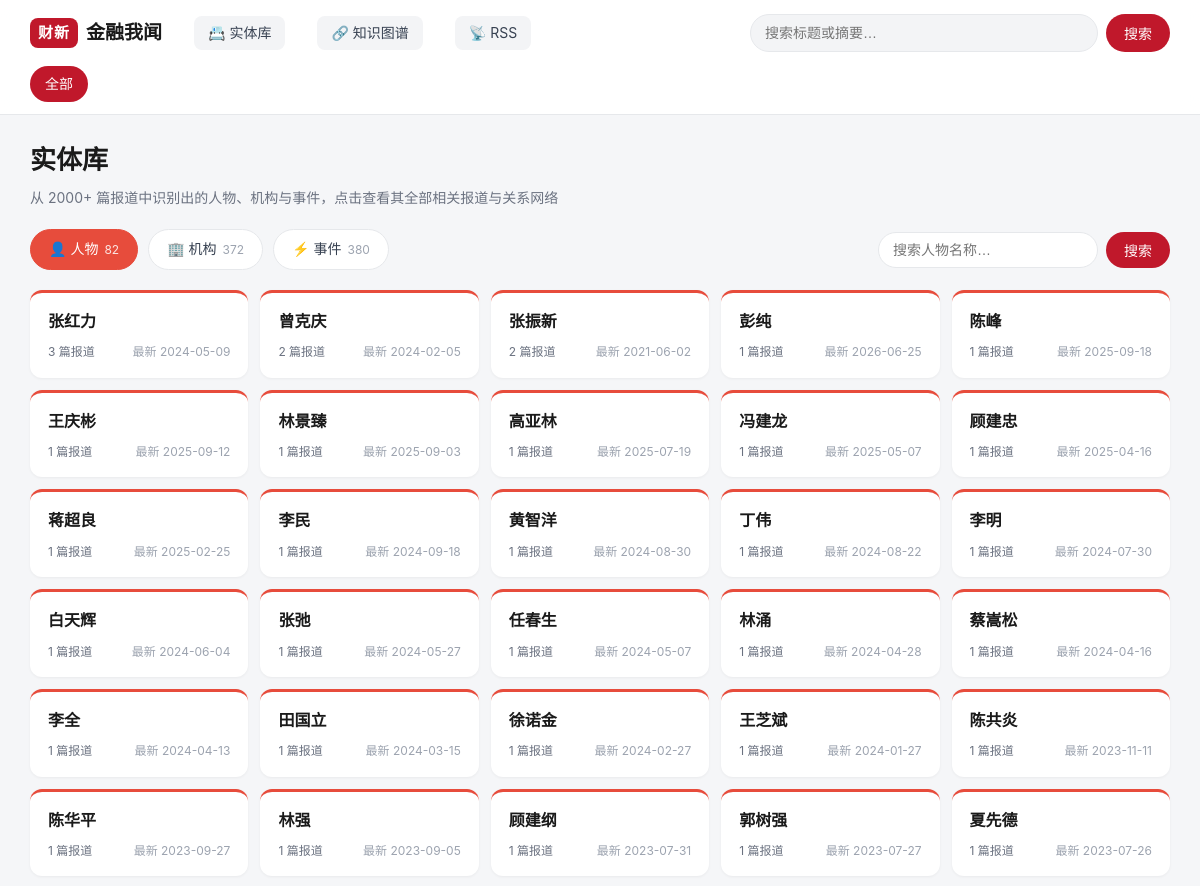
/entities (upper part), run on an earlier commit of the app's database.
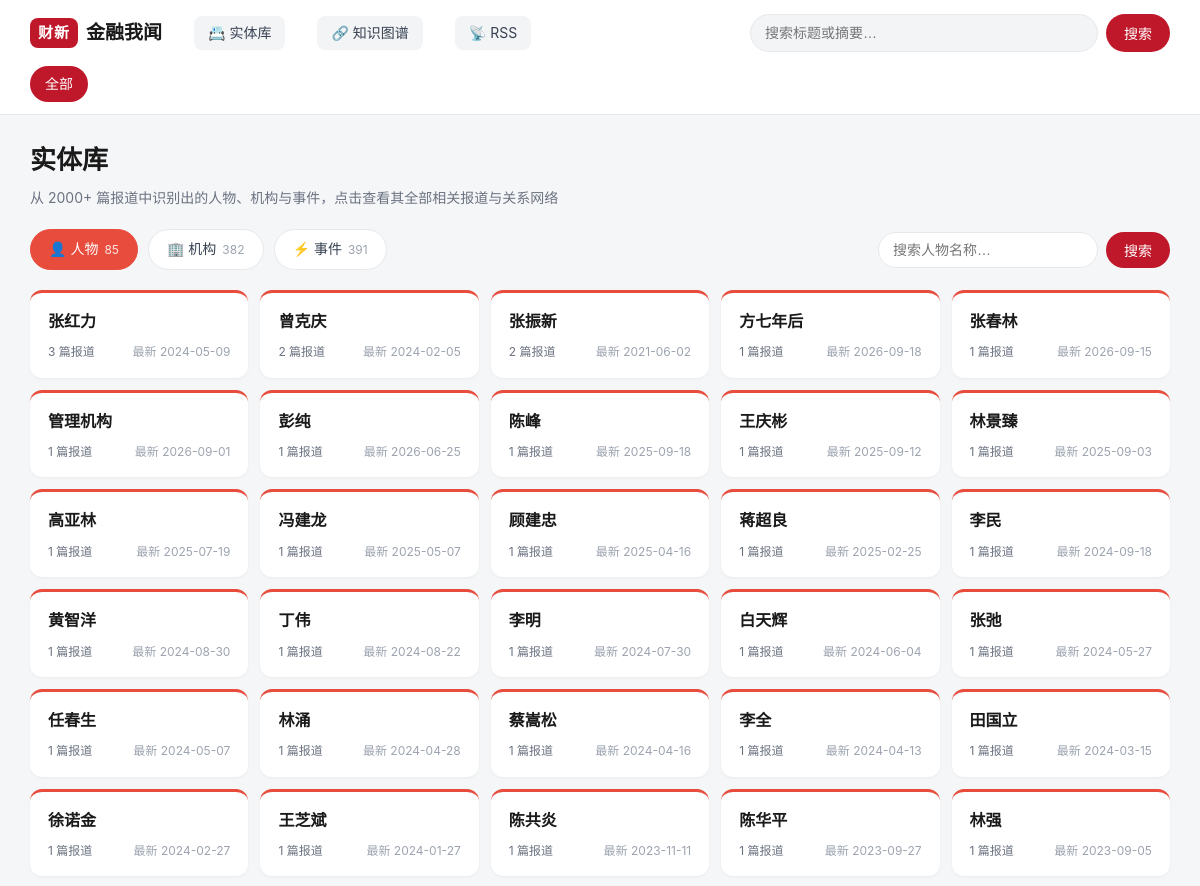
And on a later commit of the database.
### tables this page shows
CREATE TABLE entities(
        id INTEGER PRIMARY KEY AUTOINCREMENT,
        name TEXT NOT NULL,
        type TEXT NOT NULL CHECK(type IN ('person', 'org', 'event')),
        first_seen TEXT,
        last_seen TEXT,
        UNIQUE(name, type)
    );

### app.py (the view)
@app.route("/entities")
def entities_browse():
    db = get_db()
    etype = request.args.get("type", "person")
    if etype not in ("person", "org", "event"):
        etype = "person"
    q = (request.args.get("q") or "").strip()
    where = ["e.type = ?"]
    params: list = [etype]
    if q:
        where.append("e.name LIKE ?")
        params.append(f"%{q}%")
    clause = " AND ".join(where)
    rows = db.execute(
        f"""SELECT e.id, e.name, e.type,
                   count(DISTINCT ae.article_url) AS article_count,
                   max(a.published_at) AS latest
            FROM entities e
            LEFT JOIN article_entities ae ON ae.entity_id = e.id
            LEFT JOIN articles a ON a.url = ae.article_url
            WHERE {clause}
            GROUP BY e.id
            HAVING article_count > 0
            ORDER BY article_count DESC, latest DESC""",
        params,
    ).fetchall()
    type_counts = {
        row["type"]: row["n"]
        for row in db.execute(
            """SELECT e.type, count(DISTINCT e.id) n FROM entities e
               JOIN article_entities ae ON ae.entity_id = e.id
               GROUP BY e.type"""
        )
    }
    return render_template(
        "entities.html",
        etype=etype, q=q, rows=rows, type_counts=type_counts,
    )

### app.py (called while the page is built)
def get_db() -> sqlite3.Connection:
    if "db" not in g:
        conn = sqlite3.connect(
            f"file:{DB_PATH.as_posix()}?mode=ro&immutable=1", uri=True
        )
        conn.row_factory = sqlite3.Row
        g.db = conn
    return g.db

### templates/entities.html (shortened to what this page needs)
{% extends "base.html" %}
{% set type_names = {'person': '人物', 'org': '机构', 'event': '事件'} %}
{% set type_icons = {'person': '👤', 'org': '🏢', 'event': '⚡'} %}
{% block content %}
<div class="entities-page">
  <div class="entities-head">
    <h1>实体库</h1>
    <p class="entities-desc">从 2000+ 篇报道中识别出的人物、机构与事件，点击查看其全部相关报道与关系网络</p>
  </div>
  <div class="entities-toolbar">
    <div class="type-tabs">
      {% for t in ['person', 'org', 'event'] %}
      <a class="type-tab {{ t }} {{ 'active' if etype == t else '' }}"
         href="{{ url_for('entities_browse', type=t, q=q or None) }}">
        {{ type_icons[t] }} {{ type_names[t] }}
        <em>{{ type_counts.get(t, 0) }}</em>
      </a>
      {% endfor %}
    </div>
    <form class="entity-search" method="get" action="{{ url_for('entities_browse') }}">
      <input type="search" name="q" value="{{ q or '' }}" placeholder="搜索{{ type_names[etype] }}名称…">
      <button type="submit">搜索</button>
    </form>
  </div>
  {% if rows %}
  <div class="entity-grid">
    {% for e in rows %}
    <a class="entity-card {{ e.type }}" href="{{ url_for('entity_detail', entity_id=e.id) }}">
      <div class="card-name">{{ e.name }}</div>
      <div class="card-meta">
        <span class="card-count">{{ e.article_count }} 篇报道</span>
        {% if e.latest %}<span class="card-latest">最新 {{ e.latest[:10] }}</span>{% endif %}
      </div>
    </a>
    {% endfor %}
  </div>
  {% else %}
  <p class="empty-note">未找到匹配的{{ type_names[etype] }}。</p>
  {% endif %}
</div>
{% endblock %}

What changed in the data, as far as the page shows it:
no longer on this page (row unchanged): entities: name "顾建纲", article_count "1", latest "2023-07-31"
no longer on this page (row unchanged): entities: name "郭树强", article_count "1", latest "2023-07-27"
no longer on this page (row unchanged): entities: name "夏先德", article_count "1", latest "2023-07-26"
added entities: name "方七年后", article_count "1", latest "2026-09-18"
added entities: name "张春林", article_count "1", latest "2026-09-15"
added entities: name "管理机构", article_count "1", latest "2026-09-01"
Also different on the page:
new list line: "👤 人物 85"
new list line: "🏢 机构 382"
new list line: "⚡ 事件 391"
list line gone: "👤 人物 82"
list line gone: "🏢 机构 372"
list line gone: "⚡ 事件 380"
